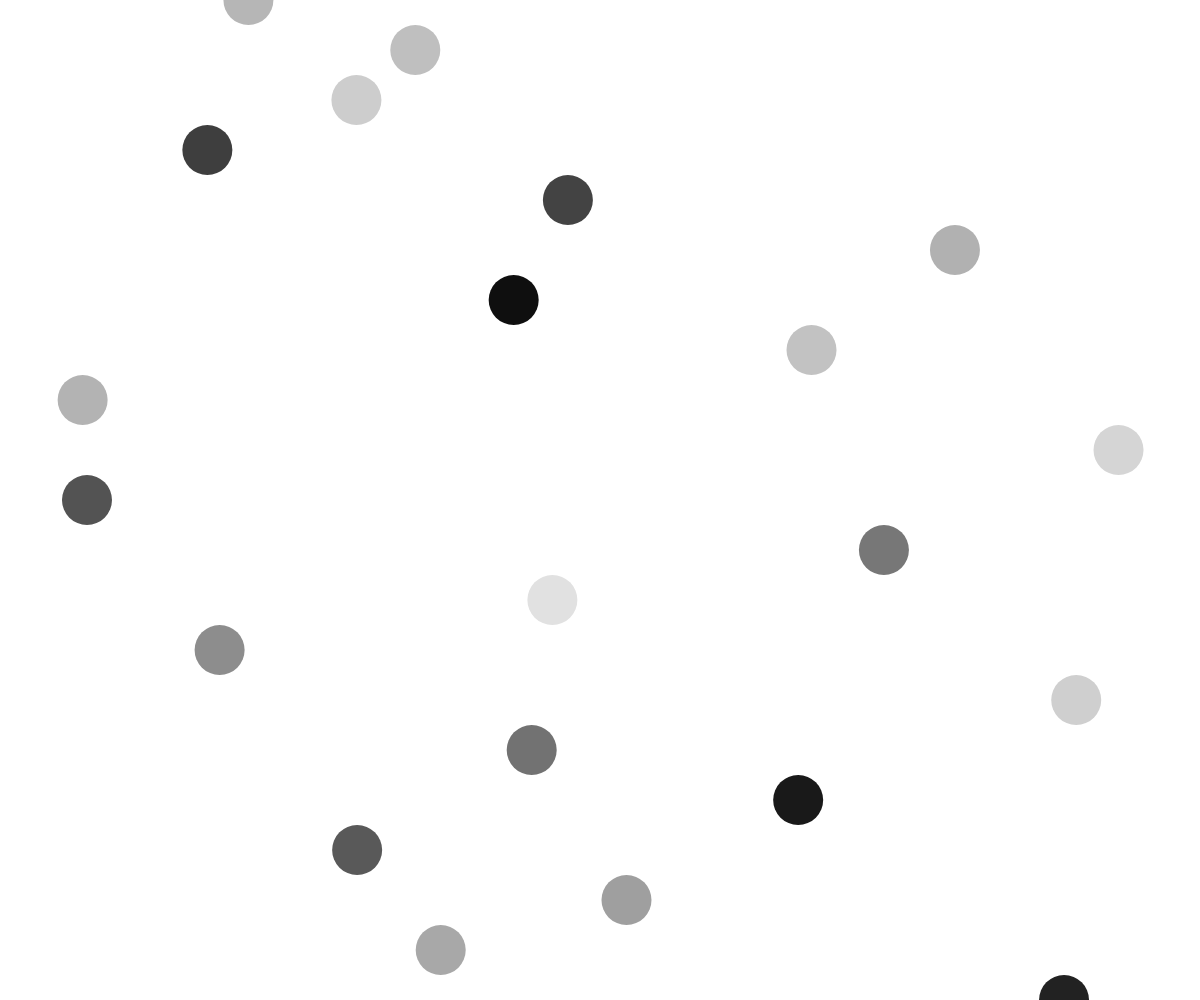
Frame 1 (no input)
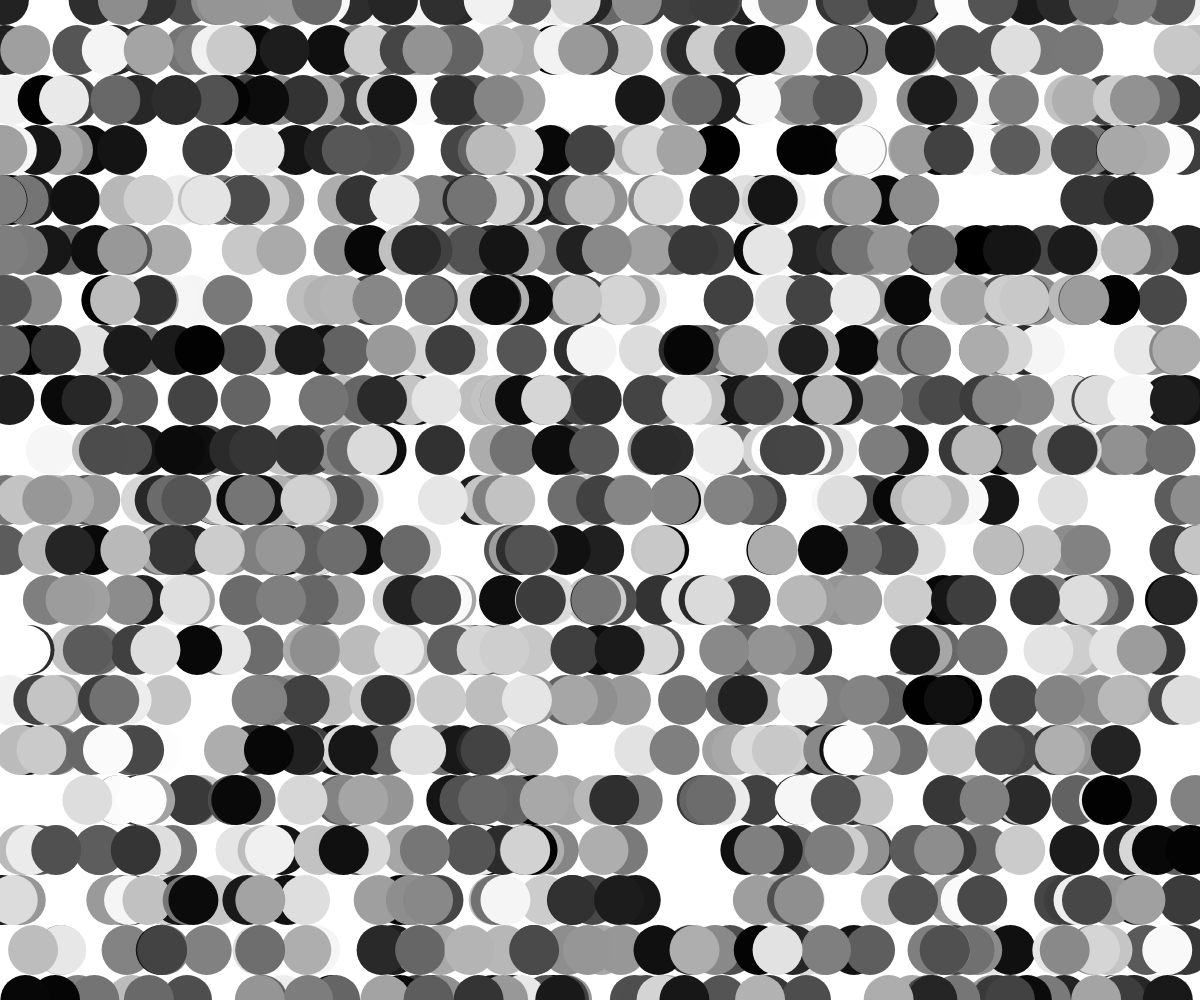
Frame 60 (no input)
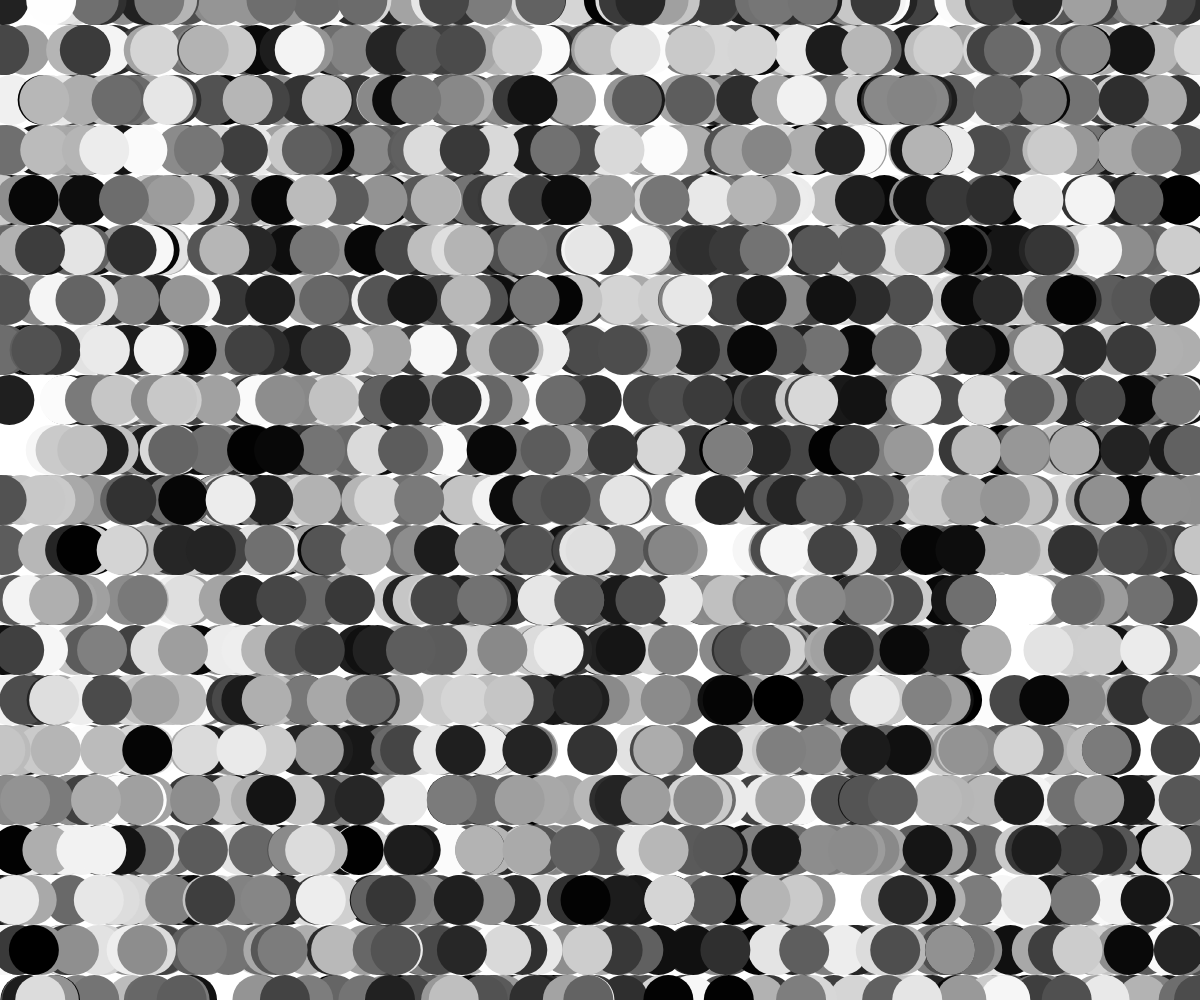
Frame 120 (the mouse pressed at the canvas centre since frame 60)

The p5.js sketch that drew these frames (run headless with seeded random() and noise() and a simulated clock; from frame 60 on, the mouse is pressed at the canvas centre):

// p5.js sketch
// ── sketch.js
  /* Looping Structure
     Matthew Novick 
     May 7, 2019
     Revised: May 8, 2019 */



  let x=0;
  let y=255;
  let size=50;
  function setup() {
  // put setup code here
  createCanvas(windowWidth,windowHeight)
  }

  function draw() {
  // put drawing code here

  for(let y = 0; y<=height;y=y+50){
  noStroke();
    fill(random(255))
  ellipse(random(windowWidth),y,size,size)


  }


    }
